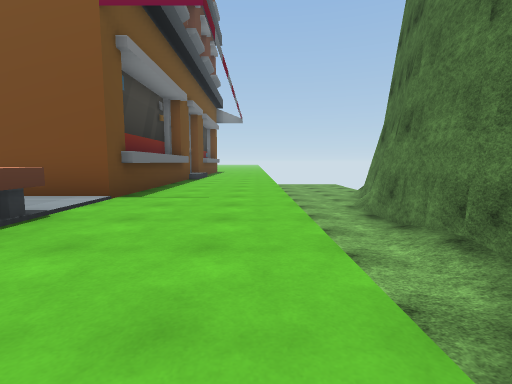
[1] (above)

12 first-person views from a walk through a Unity game level. The camera is 1.2 m above the floor, tilts 6° down and sees 85° across. The floor is counted in squares, 2 m on a side. Each view is taken from the middle of a square. On the plan, view 1 faces up. The plan holds only what a view shows up to about 9 squares ahead; the rest is blank. The place goes on beyond the plan. The player character is not drawn. Some animated figures are not drawn. Some surface patterns are stand-ins.

[2]
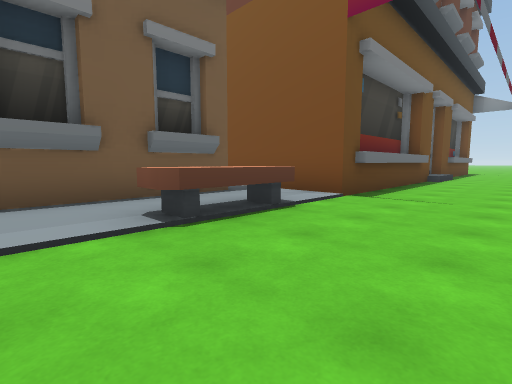

[3]
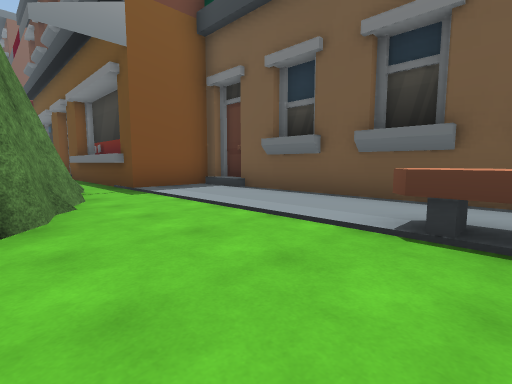

[4]
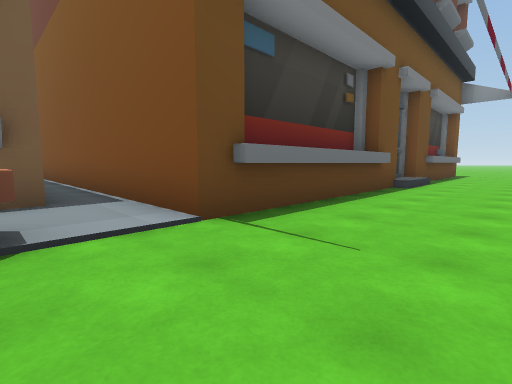

[5]
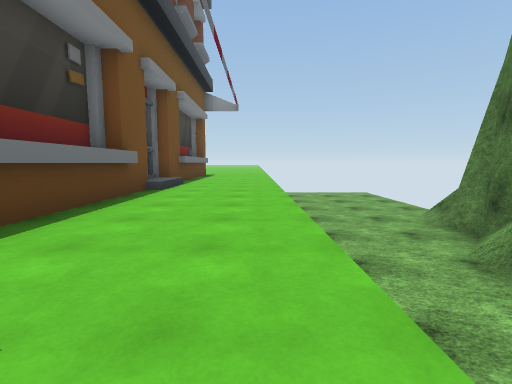

[6]
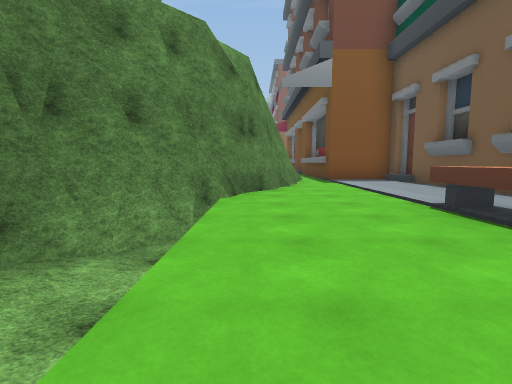

[7]
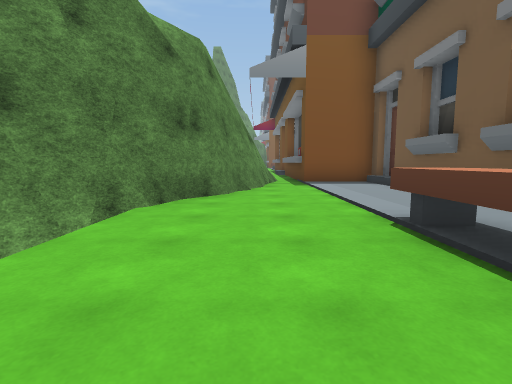

[8]
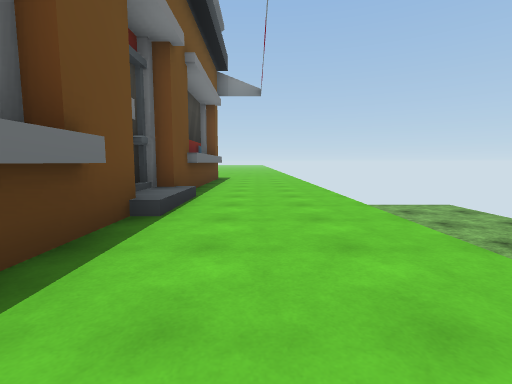

[9]
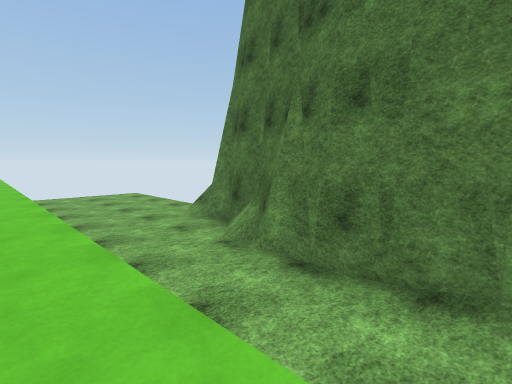

[10]
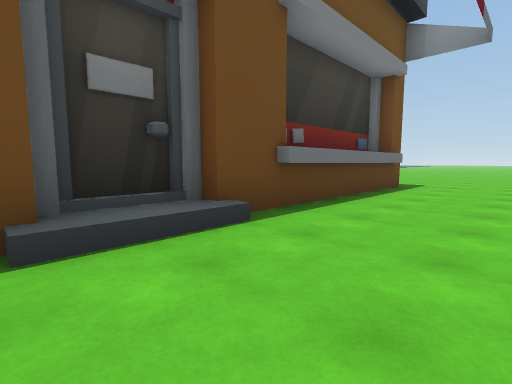

[11]
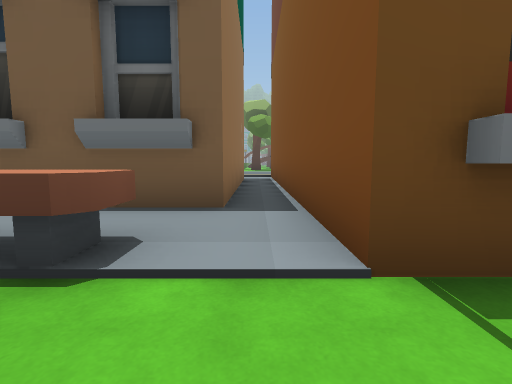

[12]
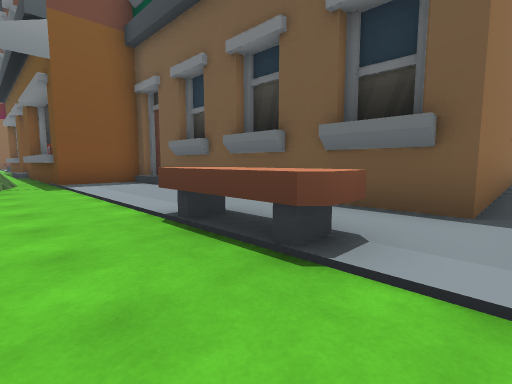

### Floor plan
Key: @ floor where view 1 was taken; # wall or solid block; . floor; v drop or lower ground; B building.
Columns run from 11 left of view 1 to 3 right of it. Each row starts with its distance up from view 1.
 16          #..
 15          #..
 14          #..vvv
 13         ##..vvv
 12         #...vvv
 11         #...vvv
 10         #...vvv
  9         ##..vvv
  8          #..vvv
  7          #..vv#
  6         ##..vv#
  5 ##########..vv#
  4          ...vv#
  3       BBB...vv#
  2       BBB...v##
  1       BBB...##
  0       BB ..@#
 -1       B  ..##
 -2       BB ..#
 -3       B  .##
 -4       ###.#
 -5         ###

Positions as (right, up) in squares from view 1, and headings:
1: (0, 0), facing up
2: (0, 0), facing up-left
3: (0, 2), facing down-left
4: (0, 3), facing up-left
5: (0, 4), facing up
6: (0, 5), facing down
7: (-1, 4), facing down
8: (-1, 7), facing up
9: (0, 4), facing up-right
10: (0, 10), facing up-left
11: (-1, 4), facing left
12: (-1, 4), facing down-left
